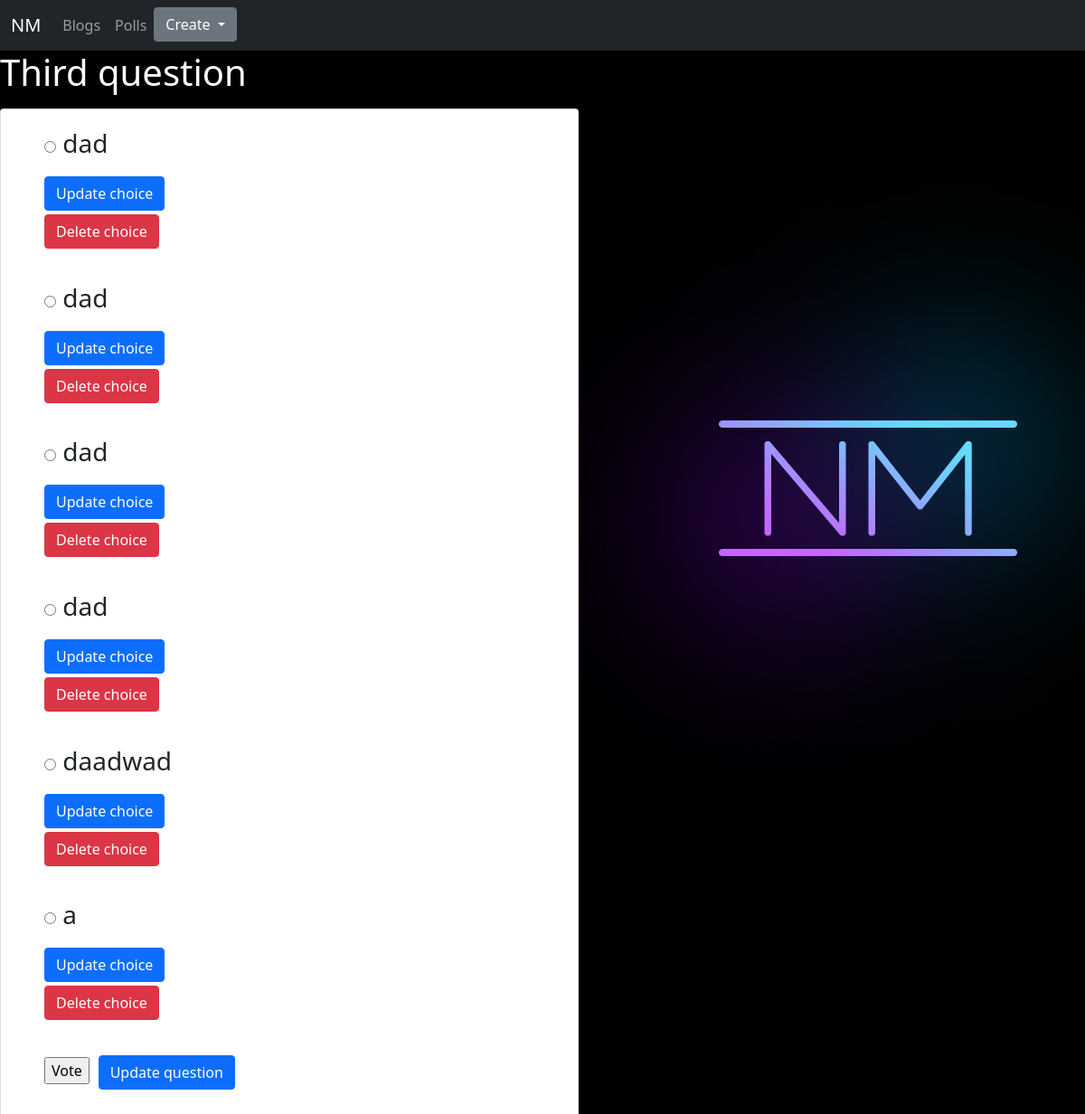
Page /polls/3/ on the committed database.
### polls/models.py (models this page shows, shortened)
class Questions(models.Model):
    question_text = models.CharField(max_length=200)
    pub_date = models.DateTimeField('date.published')

class Choice(models.Model):
    question = models.ForeignKey(Questions, on_delete=models.CASCADE)
    choice_text = models.CharField(max_length=200)
    votes = models.IntegerField(default=0)

### polls/views.py (the view)
# urls.py: path('<int:pk>/', views.DetailView.as_view(), name='detail'),
class DetailView(generic.DetailView):
    model = Questions
    template_name = 'polls/detail.html'

### polls/templates/polls/detail.html (shortened to what this page needs)
{% extends 'base.html' %}
{% load static %}
{% block content %}
<h1><p style="color:white"> {{ questions.question_text }}</h1>
 <div class="card" style="width: 40rem;">
            <ul><div class="card-body">
<form action="{% url 'polls:vote' questions.id %}" method="post">
    {% for choice in questions.choice_set.all %}
    <div class="mb-3 fs-3">
        <input type="radio" name="choice" id="choice{{ forloop.counter }}" value="{{ choice.id }}">
        <label for="choice{{ forloop.counter }}"> {{ choice.choice_text }}</label>
    </div>
    <div class="my-1">
        <a class="btn btn-primary" style="color: white;" onclick="document.location='../../polls/{{ choice.id }}/choice_update'">Update choice</a>
    </div>
    <div class="my-1">
        <a class="btn btn-danger" style="width: auto; color: white; margin-bottom: 5%" onclick="document.location='../../polls/{{ choice.id }}/delete_choice'">Delete choice</a>
    </div>
    {% endfor %}
    <input type="submit" value="Vote">
    <a href="{% url 'polls:question_update' questions.id %}" class="btn btn-primary" style="margin: 1%;">Update question</a>
</form>
            </div>
                </ul>
 </div>
{% endblock content %}

### templates/base.html (shortened to what this page needs)
<!DOCTYPE html>
<html lang="en">
<head>
  {% load static %}
<link href="https://cdn.jsdelivr.net/npm/bootstrap@5.0.1/dist/css/bootstrap.min.css" rel="stylesheet"
>
  <link rel="stylesheet" href="{% static 'css/style.css' %}">
</head>
<body>
<header>
    <nav class="navbar navbar-expand-lg navbar-dark bg-dark">
  <div class="container-fluid">
    <a class="navbar-brand" href="{% url 'home:index' %}">NM</a>
    <div class="collapse navbar-collapse" id="navbarSupportedContent">
      <ul class="navbar-nav me-auto mb-2 mb-lg-0">
        <li class="nav-item">
          <a class="nav-link" href="{% url 'blog:blog_home' %}">Blogs</a>
        </li>
        <li class="nav-item">
          <a class="nav-link" href="{% url 'polls:index' %}">Polls</a>
        </li>
          <div class="dropdown ">
  <button class="btn btn-secondary dropdown-toggle" type="button" id="dropdownMenuButton1" data-bs-toggle="dropdown" aria-expanded="false">
    Create
  </button>
</div>
      </ul>
    </div>
  </div>
</nav>
</header>
{% block content %}
{% endblock content %}
</body>
</html>

### static/css/style.css (style rules this page uses)
.card { margin-right: auto; margin-bottom: auto; }
body { background-image: url(logoNM.jpg); background-color: rgba(0, 0, 0, 1); }

### rows in the picture
Questions: question_text "Third question"
Choice: choice_text "dad"
Choice: choice_text "dad"
Choice: choice_text "dad"
Choice: choice_text "dad"
Choice: choice_text "daadwad"
Choice: choice_text "a"
